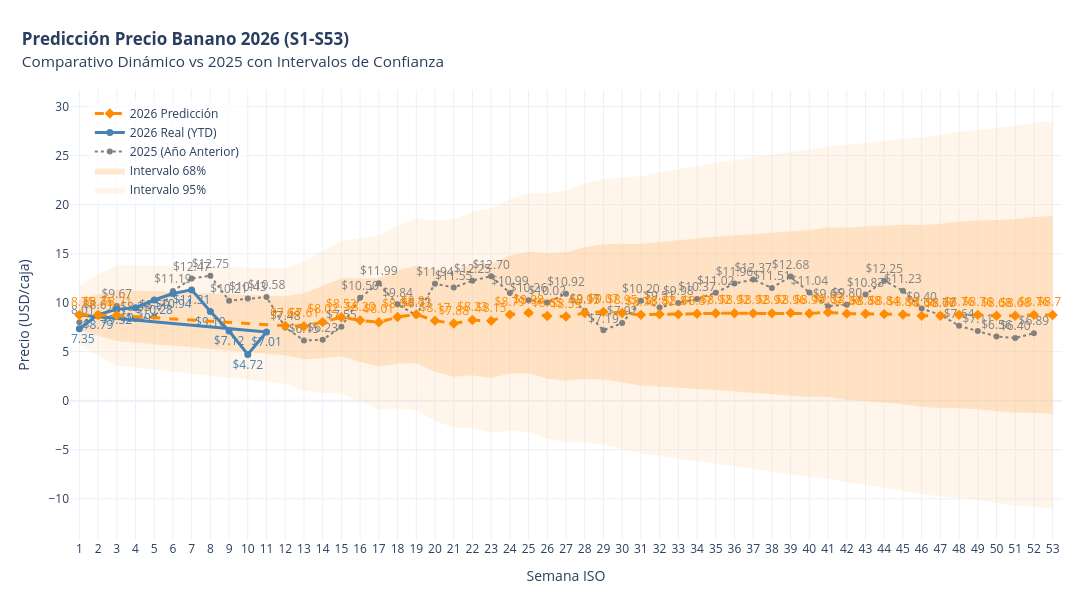

Here is the notebook cell this chart was saved with:
### Markdown cell above
### 4.4.1 PREDICCIÓN PARA TODO EL AÑO 2026

### Code cell
print("\n" + "="*80)
print("🎯 EJECUTANDO ANÁLISIS DE PREDICCIÓN PARA TODO EL AÑO 2026 (SOLO Predicciones Futuras)")
print("="*80)

# El modelo será entrenado con TODOS los datos disponibles en df_master (hasta la semana 7 de 2026)
# y luego predecirá las semanas futuras a partir de ese punto.

# Determinar el número de semanas a predecir para cubrir el resto de 2026
# La última fecha en df_master es 2026-02-15 (Semana 7). Queremos predecir las semanas 8 a 52.
# Esto son 52 - 7 = 45 semanas.
n_weeks_to_predict_remaining_2026 = 45

# 1. Predicción de las semanas restantes de 2026 (desde la semana 8)
print(f"\n🔮 Paso 1: Entrenando modelo con datos hasta Semana 7 de 2026 y prediciendo {n_weeks_to_predict_remaining_2026} semanas futuras...")
df_future_2026_combined, model_final_2026_combined, hist_metrics_2026_combined = predict_future_weeks_xgb(
    df=df_master, # Entrenar modelo con todos los datos hasta la última fecha disponible
    features=feature_names_ml, # Usar TODAS las features originales
    target='Precio',
    n_weeks=n_weeks_to_predict_remaining_2026, # Predecir las semanas restantes del año
    params=xgb_params # Usar los parámetros originales de XGBoost
)

# 2. Crear visualización interactiva para el año completo (solo con predicciones)
print("\n📊 Paso 2: Creando visualización interactiva para XGBoost (solo predicciones futuras)...")
fig_xgb_2026 = create_interactive_plot_xgb(
    df_clean_full=df_master, # Se usa df_master para tener el contexto completo de las fechas y el año anterior para la comparación
    wf_results=wf_results_xgb, # Usar los resultados de WF original para métricas de error para los IC
    df_future=df_future_2026_combined, # Pasar SOLAMENTE las predicciones futuras
    year_compare=2025
)

# 3. Mostrar gráfica
print("\n📈 Mostrando gráfica interactiva para XGBoost (solo predicciones futuras)...")
fig_xgb_2026.show()

# 4. Mostrar la tabla de predicciones detallada para todo el año (solo predicciones)
print("\n" + "="*80)
print("🔮 TABLA DE PREDICCIONES (SOLO FUTURAS) PARA TODO EL AÑO 2026")
print("Incluye intervalos de confianza del 68% y 95% junto con comparación YoY")
print("="*80)

# Recalcular std_residuals base de la validación walk-forward (del modelo original completo)
residuals = wf_results_xgb['actuals'] - wf_results_xgb['predictions']
std_base = np.std(residuals)

# df_full_year_predictions_table ahora solo contendrá las predicciones futuras
df_full_year_predictions_table = df_future_2026_combined.copy()

df_full_year_predictions_table['Fecha'] = pd.to_datetime(df_full_year_predictions_table['Fecha'])
df_full_year_predictions_table['Semana_ISO'] = df_full_year_predictions_table['Fecha'].dt.isocalendar().week.astype(int)

# Asignar el horizonte (h) para el escalamiento del error
df_full_year_predictions_table = df_full_year_predictions_table.sort_values('Fecha').reset_index(drop=True)
df_full_year_predictions_table['h'] = np.arange(1, n_weeks_to_predict_remaining_2026 + 1)

df_full_year_predictions_table['Error_Std (1σ)'] = std_base * np.sqrt(df_full_year_predictions_table['h'])

df_full_year_predictions_table['IC_68_Min'] = df_full_year_predictions_table['Precio_Predicho'] - 1.0 * df_full_year_predictions_table['Error_Std (1σ)']
df_full_year_predictions_table['IC_68_Max'] = df_full_year_predictions_table['Precio_Predicho'] + 1.0 * df_full_year_predictions_table['Error_Std (1σ)']
df_full_year_predictions_table['IC_95_Min'] = df_full_year_predictions_table['Precio_Predicho'] - 1.96 * df_full_year_predictions_table['Error_Std (1σ)']
df_full_year_predictions_table['IC_95_Max'] = df_full_year_predictions_table['Precio_Predicho'] + 1.96 * df_full_year_predictions_table['Error_Std (1σ)']

# Obtener los precios reales de 2025 para las semanas correspondientes
current_year_for_compare = df_full_year_predictions_table['Fecha'].dt.year.max()
df_previous_year_data_compare = df_master[df_master['Fecha'].dt.year == (current_year_for_compare - 1)].copy()
df_previous_year_data_compare['Semana_ISO'] = df_previous_year_data_compare['Fecha'].dt.isocalendar().week.astype(int)

df_previous_prices_compare = df_previous_year_data_compare[['Semana_ISO', 'Precio']].rename(columns={'Precio': 'Real_2025'})

# Fusionar con df_full_year_predictions_table
df_full_year_predictions_table = df_full_year_predictions_table.merge(
    df_previous_prices_compare,
    on='Semana_ISO',
    how='left'
)

# Calcular Diferencia_YoY y Diferencia_YoY_pct
df_full_year_predictions_table['Diferencia_YoY'] = df_full_year_predictions_table['Precio_Predicho'] - df_full_year_predictions_table['Real_2025']
df_full_year_predictions_table['Diferencia_YoY_pct'] = (df_full_year_predictions_table['Diferencia_YoY'] / df_full_year_predictions_table['Real_2025']) * 100

# Renombrar 'Precio_Predicho' a 'Prediccion_2026' y 'Tipo' a 'Prediccion'
df_full_year_predictions_table.rename(columns={'Precio_Predicho': 'Prediccion_2026'}, inplace=True)
df_full_year_predictions_table['Tipo'] = 'Predicción'

# Seleccionar y ordenar columnas para mejor visualización
df_full_year_predictions_table = df_full_year_predictions_table[[
    'Semana_ISO',
    'Tipo',
    'Prediccion_2026',
    'Error_Std (1σ)',
    'IC_68_Min',
    'IC_68_Max',
    'IC_95_Min',
    'IC_95_Max',
    'Real_2025',
    'Diferencia_YoY',
    'Diferencia_YoY_pct'
]]

display(df_full_year_predictions_table.style.format({
    'Prediccion_2026': "${:.2f}",
    'Error_Std (1σ)': "{:.2f}",
    'IC_68_Min': "${:.2f}",
    'IC_68_Max': "${:.2f}",
    'IC_95_Min': "${:.2f}",
    'IC_95_Max': "${:.2f}",
    'Real_2025': "${:.2f}",
    'Diferencia_YoY': "${:.2f}",
    'Diferencia_YoY_pct': "{:.2f}%",
    'h': "{:.0f}"
}))
print("="*80)

# Exportar la tabla a un archivo CSV
df_full_year_predictions_table.to_csv('predicciones_banano_2026_future_only_xgb.csv', index=False)
print("✅ Tabla 'predicciones_banano_2026_future_only_xgb.csv' exportada exitosamente.")

print("\n" + "="*80)
print("✅ PREDICCIÓN PARA TODO EL AÑO 2026 COMPLETADA EXITOSAMENTE")
print("="*80)

### Figure 1 — Plotly figure (JSON) as saved in the notebook; plotly's stock layout.template omitted (floating-point values rounded to 4 significant figures)
{"data": [{"hoverinfo": "skip", "line": {"width": 0}, "mode": "lines", "showlegend": false, "type": "scatter", "x": [1, 2, 3, 12, 13, 14, 15, 16, 17, 18, 19, 20, 21, 22, 23, 24, 25, 26, 27, 28, 29, 30, 31, 32, 33, 34, 35, 36, 37, 38, 39, 40, 41, 42, 43, 44, 45, 46, 47, 48, 49, 50, 51, 52, 53], "y": [11.7, 12.92, 13.82, 13.54, 14.2, 15.25, 16.32, 16.54, 16.85, 17.86, 18.59, 18.39, 18.51, 19.27, 19.58, 20.59, 21.14, 21.16, 21.45, 22.14, 22.58, 22.78, 22.91, 23.27, 23.56, 23.91, 24.25, 24.53, 24.8, 25.07, 25.39, 25.59, 25.96, 26.08, 26.33, 26.54, 26.74, 26.84, 27.08, 27.42, 27.65, 27.79, 28.02, 28.33, 28.53]}, {"fill": "tonexty", "fillcolor": "rgba(255, 214, 170, 0.25)", "hoverinfo": "skip", "line": {"width": 0}, "mode": "lines", "name": "Intervalo 95%", "type": "scatter", "x": [1, 2, 3, 12, 13, 14, 15, 16, 17, 18, 19, 20, 21, 22, 23, 24, 25, 26, 27, 28, 29, 30, 31, 32, 33, 34, 35, 36, 37, 38, 39, 40, 41, 42, 43, 44, 45, 46, 47, 48, 49, 50, 51, 52, 53], "y": [5.798, 4.576, 3.601, 1.74, 1.01, 0.796, 0.7168, -0.1402, -0.8423, -0.7901, -0.9709, -2.046, -2.757, -2.806, -3.271, -3.011, -3.178, -3.864, -4.264, -4.244, -4.448, -4.885, -5.384, -5.628, -5.933, -6.165, -6.407, -6.688, -6.968, -7.24, -7.459, -7.783, -7.925, -8.314, -8.573, -8.857, -9.144, -9.522, -9.76, -9.89, -10.12, -10.44, -10.67, -10.8, -11.04]}, {"hoverinfo": "skip", "line": {"width": 0}, "mode": "lines", "showlegend": false, "type": "scatter", "x": [1, 2, 3, 12, 13, 14, 15, 16, 17, 18, 19, 20, 21, 22, 23, 24, 25, 26, 27, 28, 29, 30, 31, 32, 33, 34, 35, 36, 37, 38, 39, 40, 41, 42, 43, 44, 45, 46, 47, 48, 49, 50, 51, 52, 53], "y": [10.25, 10.88, 11.32, 10.65, 10.97, 11.71, 12.5, 12.46, 12.52, 13.3, 13.8, 13.38, 13.3, 13.86, 13.98, 14.81, 15.19, 15.03, 15.15, 15.68, 15.96, 16.01, 15.98, 16.19, 16.34, 16.55, 16.74, 16.88, 17.02, 17.16, 17.34, 17.41, 17.66, 17.66, 17.78, 17.87, 17.95, 17.94, 18.06, 18.28, 18.4, 18.43, 18.54, 18.74, 18.84]}, {"fill": "tonexty", "fillcolor": "rgba(255, 190, 120, 0.35)", "hoverinfo": "skip", "line": {"width": 0}, "mode": "lines", "name": "Intervalo 68%", "type": "scatter", "x": [1, 2, 3, 12, 13, 14, 15, 16, 17, 18, 19, 20, 21, 22, 23, 24, 25, 26, 27, 28, 29, 30, 31, 32, 33, 34, 35, 36, 37, 38, 39, 40, 41, 42, 43, 44, 45, 46, 47, 48, 49, 50, 51, 52, 53], "y": [7.243, 6.62, 6.103, 4.63, 4.24, 4.335, 4.539, 3.946, 3.492, 3.778, 3.82, 2.959, 2.452, 2.599, 2.324, 2.768, 2.779, 2.266, 2.033, 2.217, 2.172, 1.891, 1.545, 1.45, 1.291, 1.201, 1.1, 0.9565, 0.8118, 0.6733, 0.5849, 0.3888, 0.3737, 0.1093, -0.02624, -0.1895, -0.3568, -0.6165, -0.7378, -0.7528, -0.8745, -1.077, -1.193, -1.221, -1.348]}, {"hovertemplate": "<b>2025</b><br>Semana: %{x}<br>Precio: $%{y:.2f}<extra></extra>", "line": {"color": "gray", "dash": "dot", "width": 2}, "marker": {"color": "gray", "size": 6}, "mode": "lines+markers+text", "name": "2025 (Año Anterior)", "text": ["$8.01", "$8.61", "$9.67", "$8.33", "$8.59", "$11.19", "$12.47", "$12.75", "$10.21", "$10.43", "$10.58", "$7.48", "$6.15", "$6.23", "$7.55", "$10.50", "$11.99", "$9.84", "$8.73", "$11.94", "$11.55", "$12.25", "$12.70", "$10.99", "$10.26", "$10.02", "$10.92", "$9.17", "$7.19", "$7.92", "$10.20", "$9.51", "$9.98", "$10.37", "$11.02", "$11.96", "$12.37", "$11.51", "$12.68", "$11.04", "$9.65", "$9.80", "$10.83", "$12.25", "$11.23", "$9.40", "$8.77", "$7.64", "$7.11", "$6.56", "$6.40", "$6.89"], "textfont": {"color": "gray", "size": 12}, "textposition": "top center", "type": "scatter", "x": [1, 2, 3, 4, 5, 6, 7, 8, 9, 10, 11, 12, 13, 14, 15, 16, 17, 18, 19, 20, 21, 22, 23, 24, 25, 26, 27, 28, 29, 30, 31, 32, 33, 34, 35, 36, 37, 38, 39, 40, 41, 42, 43, 44, 45, 46, 47, 48, 49, 50, 51, 52], "y": [8.01, 8.61, 9.67, 8.33, 8.59, 11.19, 12.47, 12.75, 10.21, 10.43, 10.58, 7.48, 6.15, 6.23, 7.55, 10.5, 11.99, 9.84, 8.73, 11.94, 11.55, 12.25, 12.7, 10.99, 10.26, 10.02, 10.92, 9.17, 7.19, 7.92, 10.2, 9.51, 9.98, 10.37, 11.02, 11.96, 12.37, 11.51, 12.68, 11.04, 9.65, 9.8, 10.83, 12.25, 11.23, 9.4, 8.77, 7.64, 7.11, 6.56, 6.4, 6.89]}, {"customdata": ["2026-01-04", "2026-01-11", "2026-01-18", "2026-01-25", "2026-02-01", "2026-02-08", "2026-02-15", "2026-02-22", "2026-03-01", "2026-03-08", "2026-03-15"], "hovertemplate": "<b>2026 Real</b><br>Fecha: %{customdata}<br>Semana: %{x}<br>Precio: $%{y:.2f}<extra></extra>", "line": {"color": "steelblue", "width": 3}, "marker": {"color": "steelblue", "size": 7, "symbol": "circle"}, "mode": "lines+markers+text", "name": "2026 Real (YTD)", "text": ["$7.35", "$8.79", "$9.32", "$9.49", "$10.28", "$10.94", "$11.31", "$9.10", "$7.12", "$4.72", "$7.01"], "textfont": {"color": "steelblue", "size": 12}, "textposition": "bottom center", "type": "scatter", "x": [1, 2, 3, 4, 5, 6, 7, 8, 9, 10, 11], "y": [7.35, 8.79, 9.32, 9.49, 10.28, 10.94, 11.31, 9.1, 7.12, 4.72, 7.01]}, {"hoverinfo": "skip", "line": {"color": "steelblue", "width": 3}, "mode": "lines", "showlegend": false, "type": "scatter", "x": [11, 1], "y": [7.01, 8.748]}, {"customdata": ["2027-01-10", "2027-01-17", "2027-01-24", "2026-03-22", "2026-03-29", "2026-04-05", "2026-04-12", "2026-04-19", "2026-04-26", "2026-05-03", "2026-05-10", "2026-05-17", "2026-05-24", "2026-05-31", "2026-06-07", "2026-06-14", "2026-06-21", "2026-06-28", "2026-07-05", "2026-07-12", "2026-07-19", "2026-07-26", "2026-08-02", "2026-08-09", "2026-08-16", "2026-08-23", "2026-08-30", "2026-09-06", "2026-09-13", "2026-09-20", "2026-09-27", "2026-10-04", "2026-10-11", "2026-10-18", "2026-10-25", "2026-11-01", "2026-11-08", "2026-11-15", "2026-11-22", "2026-11-29", "2026-12-06", "2026-12-13", "2026-12-20", "2026-12-27", "2027-01-03"], "hovertemplate": "<b>2026 Predicción</b><br>Fecha: %{customdata}<br>Semana: %{x}<br>Predicho: $%{y:.2f}<extra></extra>", "line": {"color": "darkorange", "dash": "dash", "width": 3}, "marker": {"color": "darkorange", "size": 8, "symbol": "diamond"}, "mode": "lines+markers+text", "name": "2026 Predicción", "text": ["$8.75", "$8.75", "$8.71", "$7.64", "$7.61", "$8.02", "$8.52", "$8.20", "$8.01", "$8.54", "$8.81", "$8.17", "$7.88", "$8.23", "$8.15", "$8.79", "$8.98", "$8.65", "$8.59", "$8.95", "$9.07", "$8.95", "$8.76", "$8.82", "$8.81", "$8.87", "$8.92", "$8.92", "$8.92", "$8.92", "$8.96", "$8.90", "$9.02", "$8.88", "$8.88", "$8.84", "$8.80", "$8.66", "$8.66", "$8.76", "$8.76", "$8.68", "$8.68", "$8.76", "$8.75"], "textfont": {"color": "darkorange", "size": 12}, "textposition": "top center", "type": "scatter", "x": [1, 2, 3, 12, 13, 14, 15, 16, 17, 18, 19, 20, 21, 22, 23, 24, 25, 26, 27, 28, 29, 30, 31, 32, 33, 34, 35, 36, 37, 38, 39, 40, 41, 42, 43, 44, 45, 46, 47, 48, 49, 50, 51, 52, 53], "y": [8.748, 8.748, 8.71, 7.639, 7.605, 8.021, 8.521, 8.202, 8.006, 8.537, 8.812, 8.172, 7.878, 8.23, 8.152, 8.787, 8.983, 8.65, 8.593, 8.947, 9.068, 8.95, 8.762, 8.822, 8.815, 8.875, 8.919, 8.919, 8.916, 8.916, 8.964, 8.902, 9.019, 8.884, 8.877, 8.84, 8.797, 8.66, 8.66, 8.765, 8.761, 8.675, 8.675, 8.761, 8.747]}], "layout": {"height": 600, "hovermode": "x unified", "legend": {"bgcolor": "rgba(255,255,255,0.7)", "orientation": "v", "x": 0.02, "xanchor": "left", "y": 0.98, "yanchor": "top"}, "margin": {"b": 60, "l": 70, "r": 30, "t": 90}, "title": {"text": "<b>Predicción Precio Banano 2026 (S1-S53)</b><br><span style='font-size: 0.9em'>Comparativo Dinámico vs 2025 con Intervalos de Confianza</span>", "x": 0.02, "xanchor": "left"}, "width": 1400, "xaxis": {"dtick": 1, "range": [0.5, 53.5], "title": {"text": "Semana ISO"}}, "yaxis": {"range": [-14.2, 31.7], "title": {"text": "Precio (USD/caja)"}}}}
